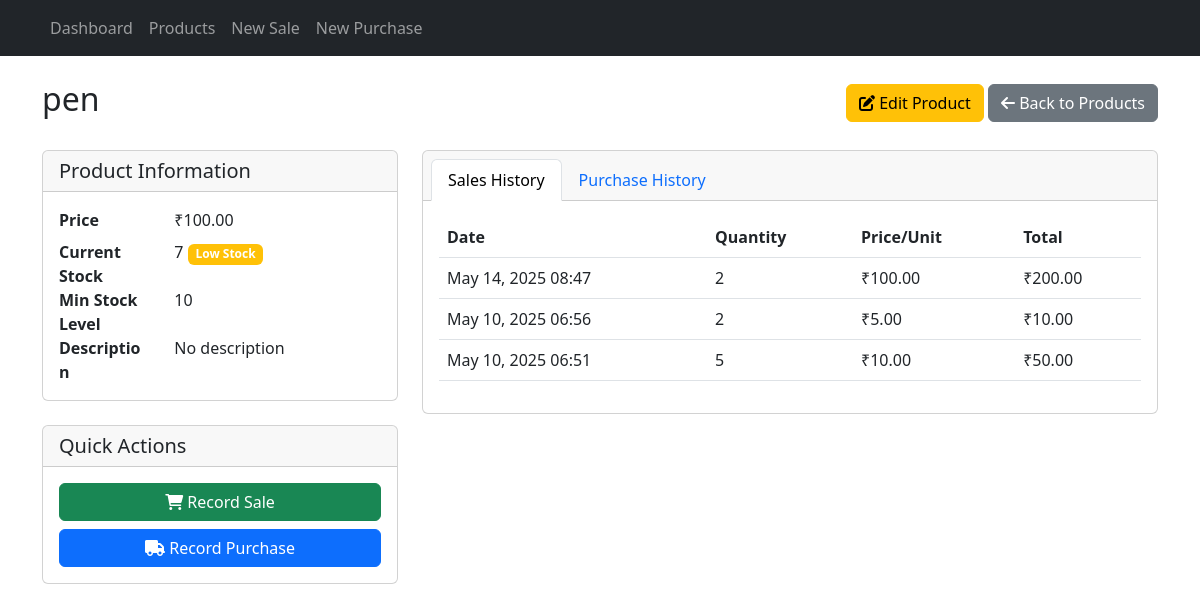
The page /products/1/ on the database its author committed.
### inventory/models.py (models this page shows, shortened)
class Product(models.Model):
    name = models.CharField(max_length=200)
    description = models.TextField(blank=True)
    price = models.DecimalField(max_digits=10, decimal_places=2)
    min_stock_level = models.IntegerField(default=10)
    created_at = models.DateTimeField(auto_now_add=True)
    updated_at = models.DateTimeField(auto_now=True)
    @property
    def current_stock(self):
        return self.stock_set.first().quantity if self.stock_set.exists() else 0
    @property
    def is_low_stock(self):
        return self.current_stock <= self.min_stock_level

class Stock(models.Model):
    product = models.ForeignKey(Product, on_delete=models.CASCADE)
    quantity = models.IntegerField(default=0, validators=[MinValueValidator(0)])
    last_updated = models.DateTimeField(auto_now=True)

class Sale(models.Model):
    product = models.ForeignKey(Product, on_delete=models.CASCADE)
    quantity = models.IntegerField(validators=[MinValueValidator(1)])
    price_per_unit = models.DecimalField(max_digits=10, decimal_places=2)
    total_price = models.DecimalField(max_digits=10, decimal_places=2)
    date = models.DateTimeField(default=timezone.now)

### inventory/views.py (the view)
# urls.py: path('products/<int:pk>/', views.product_detail, name='product_detail'),
def product_detail(request, pk):
    product = get_object_or_404(Product, pk=pk)
    stock = Stock.objects.get_or_create(product=product)[0]
    sales = Sale.objects.filter(product=product).order_by('-date')[:10]
    purchases = Purchase.objects.filter(product=product).order_by('-date')[:10]
    context = {
        'product': product,
        'stock': stock,
        'sales': sales,
        'purchases': purchases,
    }
    return render(request, 'inventory/product_detail.html', context)

### inventory/templates/inventory/product_detail.html (shortened to what this page needs)
{% extends 'inventory/base.html' %}
{% block content %}
<div class="d-flex justify-content-between align-items-center mb-4">
    <h2>{{ product.name }}</h2>
    <div>
        <a href="{% url 'product_edit' product.pk %}" class="btn btn-warning">
            <i class="fas fa-edit"></i> Edit Product
        </a>
        <a href="{% url 'product_list' %}" class="btn btn-secondary">
            <i class="fas fa-arrow-left"></i> Back to Products
        </a>
    </div>
</div>
<div class="row">
    <div class="col-md-4">
        <div class="card mb-4">
            <div class="card-header">
                <h5 class="card-title mb-0">Product Information</h5>
            </div>
            <div class="card-body">
                <dl class="row mb-0">
                    <dt class="col-sm-4">Price</dt>
                    <dd class="col-sm-8">₹{{ product.price|floatformat:2 }}</dd>
                    <dt class="col-sm-4">Current Stock</dt>
                    <dd class="col-sm-8">
                        {{ product.current_stock }}
                        {% if product.is_low_stock %}
                            <span class="badge bg-warning">Low Stock</span>
                        {% endif %}
                    </dd>
                    <dt class="col-sm-4">Min Stock Level</dt>
                    <dd class="col-sm-8">{{ product.min_stock_level }}</dd>
                    <dt class="col-sm-4">Description</dt>
                    <dd class="col-sm-8">{{ product.description|default:"No description" }}</dd>
                </dl>
            </div>
        </div>
        <div class="card">
            <div class="card-header">
                <h5 class="card-title mb-0">Quick Actions</h5>
            </div>
            <div class="card-body">
                <a href="{% url 'sale_create' %}" class="btn btn-success w-100 mb-2">
                    <i class="fas fa-shopping-cart"></i> Record Sale
                </a>
                <a href="{% url 'purchase_create' %}" class="btn btn-primary w-100">
                    <i class="fas fa-truck"></i> Record Purchase
                </a>
            </div>
        </div>
    </div>
    <div class="col-md-8">
        <div class="card">
            <div class="card-header">
                <ul class="nav nav-tabs card-header-tabs" role="tablist">
                    <li class="nav-item">
                        <a class="nav-link active" data-bs-toggle="tab" href="#sales">Sales History</a>
                    </li>
                    <li class="nav-item">
                        <a class="nav-link" data-bs-toggle="tab" href="#purchases">Purchase History</a>
                    </li>
                </ul>
            </div>
            <div class="card-body">
                <div class="tab-content">
                    <div class="tab-pane fade show active" id="sales">
                        <div class="table-responsive">
                            <table class="table">
                                <thead>
                                    <tr>
                                        <th>Date</th>
                                        <th>Quantity</th>
                                        <th>Price/Unit</th>
                                        <th>Total</th>
                                    </tr>
                                </thead>
                                <tbody>
                                    {% for sale in sales %}
                                        <tr>
                                            <td>{{ sale.date|date:"M d, Y H:i" }}</td>
                                            <td>{{ sale.quantity }}</td>
                                            <td>₹{{ sale.price_per_unit|floatformat:2 }}</td>
                                            <td>₹{{ sale.total_price|floatformat:2 }}</td>
                                        </tr>
                                    {% empty %}
                                        <tr>
                                            <td colspan="4" class="text-center">No sales recorded</td>
                                        </tr>
                                    {% endfor %}
                                </tbody>
                            </table>
                        </div>
                    </div>
                </div>
            </div>
        </div>
    </div>
</div>
{% endblock %}

### rows shown on the page
Product: name "pen", price "100.00", current_stock "7", min_stock_level "10", description "No description"
Sale: date "May 14, 2025 08:47", quantity "2", price_per_unit "100.00", total_price "200.00"
Sale: date "May 10, 2025 06:56", quantity "2", price_per_unit "5.00", total_price "10.00"
Sale: date "May 10, 2025 06:51", quantity "5", price_per_unit "10.00", total_price "50.00"
